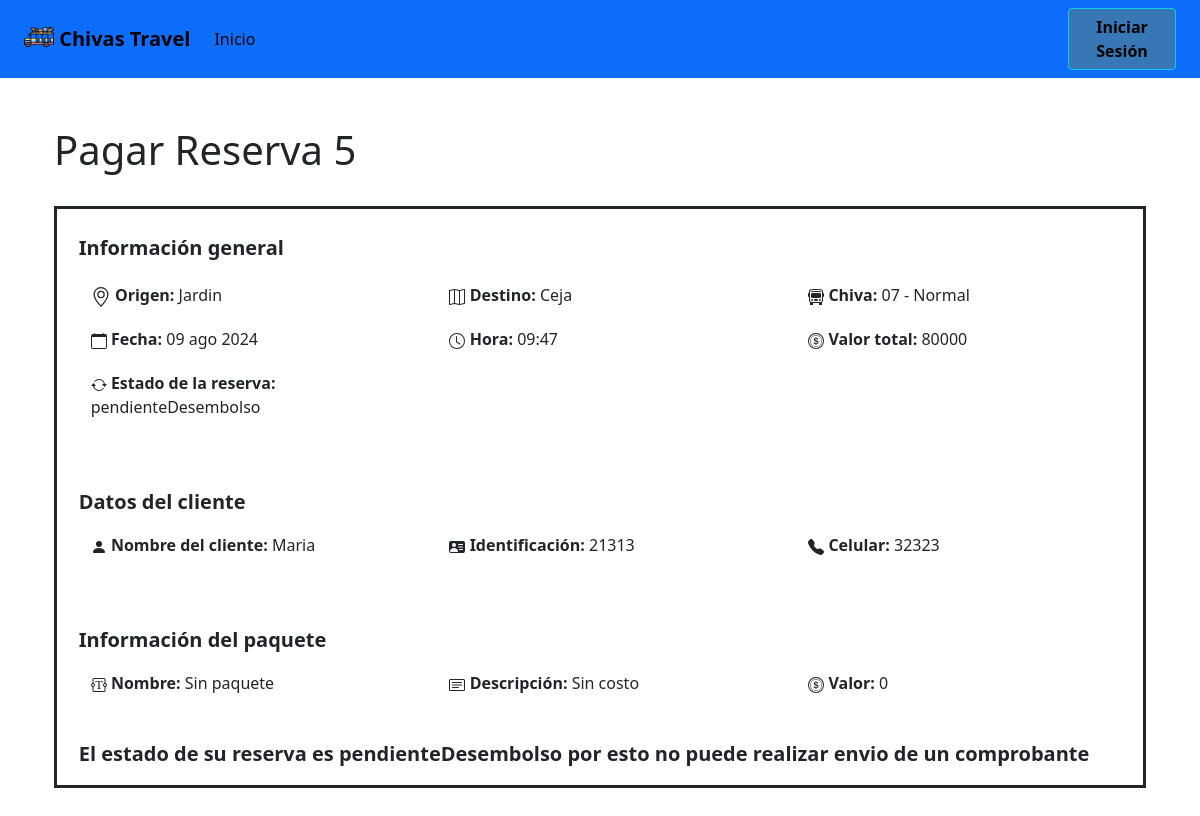
The page /paseos/pagarReserva/5/ on the database its author committed.
### paseos/models.py (models this page shows, shortened)
class Reserva(models.Model):
    paseo = models.ForeignKey(Paseo, on_delete=models.CASCADE)
    estado = models.CharField(max_length=100)
    fechaCreacion = models.DateField()
    valor = models.IntegerField()
    paquete = models.ForeignKey(Paquete, on_delete=models.CASCADE, default='none')
    comprobantePago = models.CharField(max_length=200000, default='none')
    persona = models.ForeignKey(Cliente, on_delete=models.CASCADE)

class Paseo(models.Model):
    imagen = models.CharField(max_length=500000, default='default_value')
    origen = models.CharField(max_length=100)
    destino = models.CharField(max_length=100)
    descripcion = models.CharField(max_length=300)
    fecha = models.DateField()
    hora = models.TimeField()
    chiva = models.ForeignKey(Chiva, on_delete=models.CASCADE)
    esquemaCobro = models.ForeignKey(EsquemaCobro, on_delete=models.CASCADE)
    disponibilidad = models.IntegerField()

class Chiva(models.Model):
    placa = models.CharField(max_length=100, unique=True)
    capacidad = models.IntegerField()
    estado = models.CharField(max_length=100)
    tipo = models.CharField(max_length=100)

class Cliente(models.Model):
    nombre = models.CharField(max_length=100)
    id = models.IntegerField(primary_key=True)
    celular = models.IntegerField()
    correo = models.EmailField()
    edad = models.IntegerField()
    cuentaBancaria = models.ForeignKey(CuentaBancaria, on_delete=models.CASCADE)
    rol = models.CharField(max_length=50, default='cliente')  # Campo rol agregado

class Paquete(models.Model):
    nombre = models.CharField(max_length=100)
    descripcion = models.CharField(max_length=100)
    valor = models.IntegerField()

### paseos/views.py (the view, shortened to what this page needs)
# urls.py: path('pagarReserva/<int:reservaId>/', views.pagarReserva, name='pagarReserva'),
def pagarReserva(request, reservaId):
    reserva = get_object_or_404(Reserva, id=reservaId)
    if reserva.estado == 'pendienteConfirmacion':
        messages.error(request, 'El comprobante de pago ya ha sido enviado y está pendiente de confirmación.')
    return render(request, 'pagarReserva.html', {'reserva': reserva})

### paseos/templates/pagarReserva.html (shortened to what this page needs)
<!DOCTYPE html>
<html lang="en">
<head>
    {% load static %}
    <link rel="stylesheet" href="{% static '/styles.css' %}">
    <link href="{% static '/stylesApp.css' %}" rel="stylesheet">
</head>
<body>
    {% include 'navbarCliente.html' %}
    <div class="container mt-5">
        <h1>Pagar Reserva {{ reserva.id}}</h1>
            <form method="POST" enctype="multipart/form-data">
                <div class="form-group">
    {% if reserva %}
    <br>
        <div style="border-style: solid; margin-bottom: 5%;">
            <br>
                <p class="fs-5 fw-bold" style="margin-left: 2%;">Información general</p>
                <div class="row row-cols-1 row-cols-sm-2 row-cols-md-3 " style="margin-top: 20px; margin-bottom: 20px; margin-left: 2%;">
                    <div class="col">
                        <strong>Origen:</strong> {{ reserva.paseo.origen }}
                    </div>
                    <div class="col">
                        <strong>Destino:</strong> {{ reserva.paseo.destino }}
                    </div>
                    <div class="col-6">
                        <strong>Chiva:</strong> {{ reserva.paseo.chiva.placa }} - {{ reserva.paseo.chiva.tipo }}
                    </div>
                </div>
                <div class="row row-cols-1 row-cols-sm-2 row-cols-md-3  " style="margin-bottom: 20px; margin-left: 2%;">
                    <div class="col">
                        <svg xmlns="http://www.w3.org/2000/svg" width="16" height="16" fill="currentColor" class="bi bi-calendar" viewBox="0 0 16 16"><path d="M3.5 0a.5.5 0 0 1 .5.5V1h8V.5a.5.5 0 0 1 1 0V1h1a2 2 0 0 1 2 2v11a2 2 0 0 1-2 2H2a2 2 0 0 1-2-2V3a2 2 0 0 1 2-2h1V.5a.5.5 0 0 1 .5-.5M1 4v10a1 1 0 0 0 1 1h12a1 1 0 0 0 1-1V4z"/></svg>
                        <strong>Fecha:</strong> {{ reserva.paseo.fecha|date:"d b Y" }}
                    </div>
                    <div class="col">
                        <svg xmlns="http://www.w3.org/2000/svg" width="16" height="16" fill="currentColor" class="bi bi-clock" viewBox="0 0 16 16"><path d="M8 3.5a.5.5 0 0 0-1 0V9a.5.5 0 0 0 .252.434l3.5 2a.5.5 0 0 0 .496-.868L8 8.71z"/><path d="M8 16A8 8 0 1 0 8 0a8 8 0 0 0 0 16m7-8A7 7 0 1 1 1 8a7 7 0 0 1 14 0"/></svg>
                        <strong>Hora:</strong> {{ reserva.paseo.hora }}</div>
                    <div class="col-6">
                        <strong>Valor total:</strong> {{ reserva.valor}}
                    </div>
                </div>
                <div class="row row-cols-1 row-cols-sm-2 row-cols-md-3  " style="margin-bottom: 20px; margin-left: 2%;">
                    <div class="col">
                        <strong>Estado de la reserva:</strong> {{ reserva.estado}}
                    </div>
                </div>
            <br>
                <p class="fs-5 fw-bold" style="margin-left: 2%;">Datos del cliente</p>
                <div class="row row-cols-1 row-cols-sm-2 row-cols-md-3  " style="margin-bottom: 20px; margin-left: 2%;">
                    <div class="col-6">
                        <svg xmlns="http://www.w3.org/2000/svg" width="16" height="16" fill="currentColor" class="bi bi-person-fill" viewBox="0 0 16 16"><path d="M3 14s-1 0-1-1 1-4 6-4 6 3 6 4-1 1-1 1zm5-6a3 3 0 1 0 0-6 3 3 0 0 0 0 6"/></svg>
                        <strong>Nombre del cliente:</strong> {{ reserva.persona.nombre}}
                    </div>
                    <div class="col-6">
                        <strong>Identificación:</strong> {{ reserva.persona.id}}
                    </div>
                    <div class="col-6">
                        <strong>Celular:</strong> {{ reserva.persona.celular}}
                    </div>
                </div>
        <br>
            <p class="fs-5 fw-bold" style="margin-left: 2%;">Información del paquete</p>
            <div class="row row-cols-1 row-cols-sm-2 row-cols-md-3  " style="margin-bottom: 20px; margin-left: 2%;">
                <div class="col-6">
                    <strong>Nombre:</strong> {{ reserva.paquete.nombre }}
                </div>
                <div class="col-6">
                    <strong>Descripción:</strong> {{ reserva.paquete.descripcion }}
                </div>
                <div class="col-6">
                    <strong>Valor:</strong> {{ reserva.paquete.valor }}
                </div>
            </div>
        {% if reserva.estado == 'pendientePago'%}
        <form method="POST" enctype="multipart/form-data">
            {% csrf_token %}
            <p class="fs-5 fw-bold" style="margin-left: 2%;">Comprobante de pago</p>
            <div class="row row-cols-1 row-cols-sm-2 row-cols-md-3  " style="margin-bottom: 20px; margin-left: 2%;">
                <div class="col-6">
                    <p>Debe pagar un total de $ {{ reserva.valor }}</p>
                    <input class="form-control ms-2" name='imagenComprobante' id="imagenComprobante" type="file" onchange="cargarImagen(this)" accept=".jpg">
                    <img id="preview" src="#" alt="Previsualización de la imagen" style="display: none; max-width: 100%; height: auto; margin-top: 10px;">
                    <br>
                    <input class="btn btn-primary" type="submit" value="Enviar Comprobante">
                    <a class="btn btn-secondary" href="{% url 'crearReserva'%}" role="button">Volver</a>
                </div>
            </div>
        </form>
        {% else %}
        <p class="fs-5 fw-bold" style="margin-left: 2%;">El estado de su reserva es {{reserva.estado}} por esto no puede realizar envio de un comprobante</p>
        {% endif %}
        </div>
    {% endif %}
    </div>
</body>
</html>

### static/stylesApp.css (style rules this page uses)
body, html { height: 100%; margin: 0; }

### rows shown on the page
Reserva: id "5", paseo.origen "Jardin", paseo.destino "Ceja", paseo.chiva.placa "07", paseo.chiva.tipo "Normal", paseo.fecha "09 ago 2024", paseo.hora "09:47", valor "80000", estado "pendienteDesembolso", persona.nombre "Maria", persona.id "21313", persona.celular "32323", paquete.nombre "Sin paquete", paquete.descripcion "Sin costo", paquete.valor "0"
